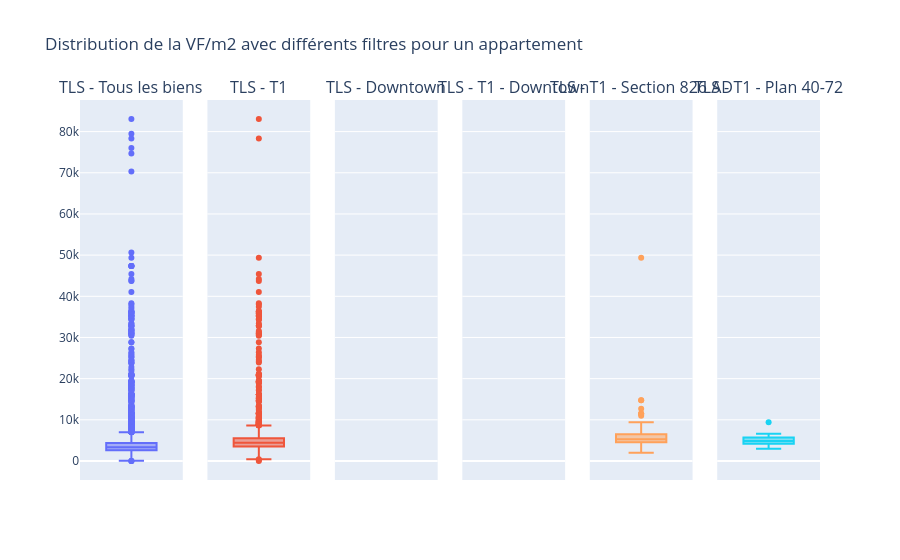

Write notebook code for a chart like this one.
### Code cell
subplot_boxplot(df, "VF/m2", "826", [40, 72], subsection="AD")

### Figure 1 — Plotly figure (JSON) as saved in the notebook; plotly's stock layout.template omitted (floating-point values rounded to 4 significant figures; data arrays with more than 128 entries replaced by an {"elided": "..."} marker saying what was removed)
{"data": [{"name": "", "type": "box", "xaxis": "x", "y": {"elided": "11892 float values"}, "yaxis": "y"}, {"name": "", "type": "box", "xaxis": "x2", "y": {"elided": "2816 float values"}, "yaxis": "y2"}, {"name": "", "type": "box", "xaxis": "x3", "y": [], "yaxis": "y3"}, {"name": "", "type": "box", "xaxis": "x4", "y": [], "yaxis": "y4"}, {"name": "", "type": "box", "xaxis": "x5", "y": [2985.0, 5404.0, 2891.0, 5100.0, 49330.0, 2470.0, 5556.0, 5272.0, 6638.0, 11430.0, 11560.0, 10980.0, 14750.0, 14750.0, 11480.0, 6932.0, 5593.0, 3333.0, 5098.0, 5217.0, 5913.0, 5156.0, 5297.0, 3000.0, 4272.0, 2260.0, 3704.0, 12720.0, 3502.0, 6938.0, 5730.0, 4149.0, 5220.0, 5485.0, 4933.0, 6594.0, 4938.0, 4727.0, 6458.0, 5308.0, 5035.0, 3094.0, 7233.0, 5298.0, 7477.0, 5967.0, 4990.0, 6473.0, 5723.0, 5350.0, 3655.0, 4077.0, 1984.0, 4734.0, 4980.0, 3132.0, 5200, 6334.0, 6596.0, 6733.0, 5793.0, 7897.0, 5182.0, 5168.0, 5102.0, 5302.0, 4516.0, 4230.0, 9394.0, 5387.0, 4354.0, 6210.0, 4549.0], "yaxis": "y5"}, {"name": "", "type": "box", "xaxis": "x6", "y": [3931.0, 2990.0, 4420.0, 4760.0, 5913.0, 3454.0, 4870.0, 4149.0, 5035.0, 6473.0, 6596.0, 5168.0, 5102.0, 4516.0, 9394.0], "yaxis": "y6"}], "layout": {"annotations": [{"font": {"size": 16}, "showarrow": false, "text": "TLS - Tous les biens", "x": 0.06944, "xanchor": "center", "xref": "paper", "y": 1, "yanchor": "bottom", "yref": "paper"}, {"font": {"size": 16}, "showarrow": false, "text": "TLS - T1", "x": 0.2417, "xanchor": "center", "xref": "paper", "y": 1, "yanchor": "bottom", "yref": "paper"}, {"font": {"size": 16}, "showarrow": false, "text": "TLS - Downtown", "x": 0.4139, "xanchor": "center", "xref": "paper", "y": 1, "yanchor": "bottom", "yref": "paper"}, {"font": {"size": 16}, "showarrow": false, "text": "TLS - T1 - Downtown", "x": 0.5861, "xanchor": "center", "xref": "paper", "y": 1, "yanchor": "bottom", "yref": "paper"}, {"font": {"size": 16}, "showarrow": false, "text": "TLS - T1 - Section 826 AD", "x": 0.7583, "xanchor": "center", "xref": "paper", "y": 1, "yanchor": "bottom", "yref": "paper"}, {"font": {"size": 16}, "showarrow": false, "text": "TLS - T1 - Plan 40-72", "x": 0.9306, "xanchor": "center", "xref": "paper", "y": 1, "yanchor": "bottom", "yref": "paper"}], "showlegend": false, "title": {"text": "Distribution de la VF/m2 avec différents filtres pour un appartement"}, "xaxis": {"anchor": "y", "domain": [0, 0.1389]}, "xaxis2": {"anchor": "y2", "domain": [0.1722, 0.3111]}, "xaxis3": {"anchor": "y3", "domain": [0.3444, 0.4833]}, "xaxis4": {"anchor": "y4", "domain": [0.5167, 0.6556]}, "xaxis5": {"anchor": "y5", "domain": [0.6889, 0.8278]}, "xaxis6": {"anchor": "y6", "domain": [0.8611, 1]}, "yaxis": {"anchor": "x", "domain": [0, 1]}, "yaxis2": {"anchor": "x2", "domain": [0, 1], "matches": "y", "showticklabels": false}, "yaxis3": {"anchor": "x3", "domain": [0, 1], "matches": "y", "showticklabels": false}, "yaxis4": {"anchor": "x4", "domain": [0, 1], "matches": "y", "showticklabels": false}, "yaxis5": {"anchor": "x5", "domain": [0, 1], "matches": "y", "showticklabels": false}, "yaxis6": {"anchor": "x6", "domain": [0, 1], "matches": "y", "showticklabels": false}}}
